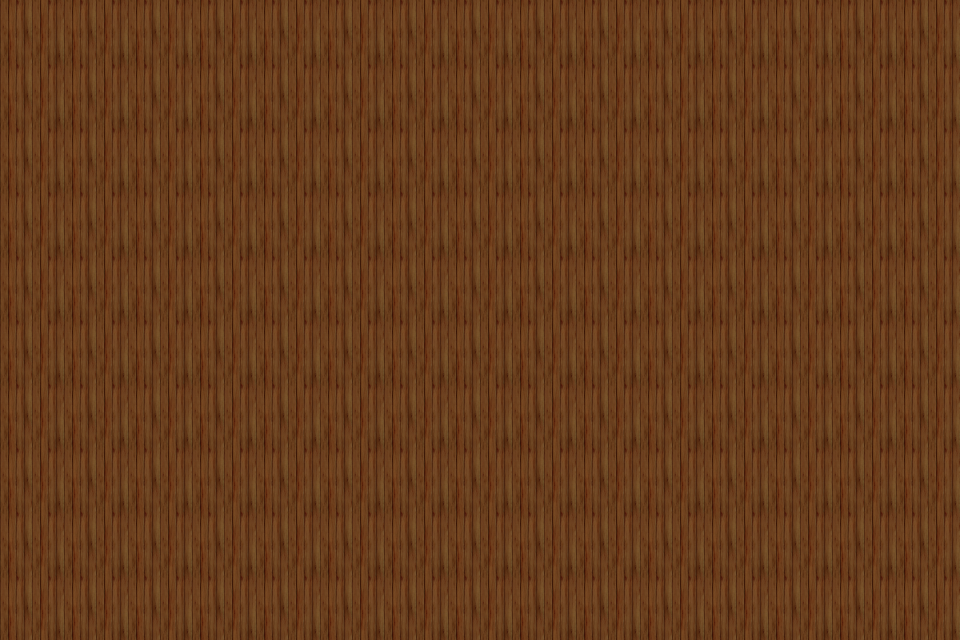

This game map was drawn from its Tiled (.tmx) file and the tilesets committed beside it. A one-line description and the trimmed map source follow:
An orthogonal 15x10 tile map with 64x64 px tiles, 1 tile layer (块层 1).

<map version="1.0" orientation="orthogonal" width="15" height="10" tilewidth="64" tileheight="64">
 <tileset firstgid="1" name="Floor" tilewidth="64" tileheight="64">
  <image source="Floor.png" width="64" height="64" />
 </tileset>
 <layer name="块层 1" width="15" height="10">
  <data>[150 cells, 150 non-empty, 1 distinct tile ids]</data>
 </layer>
</map>